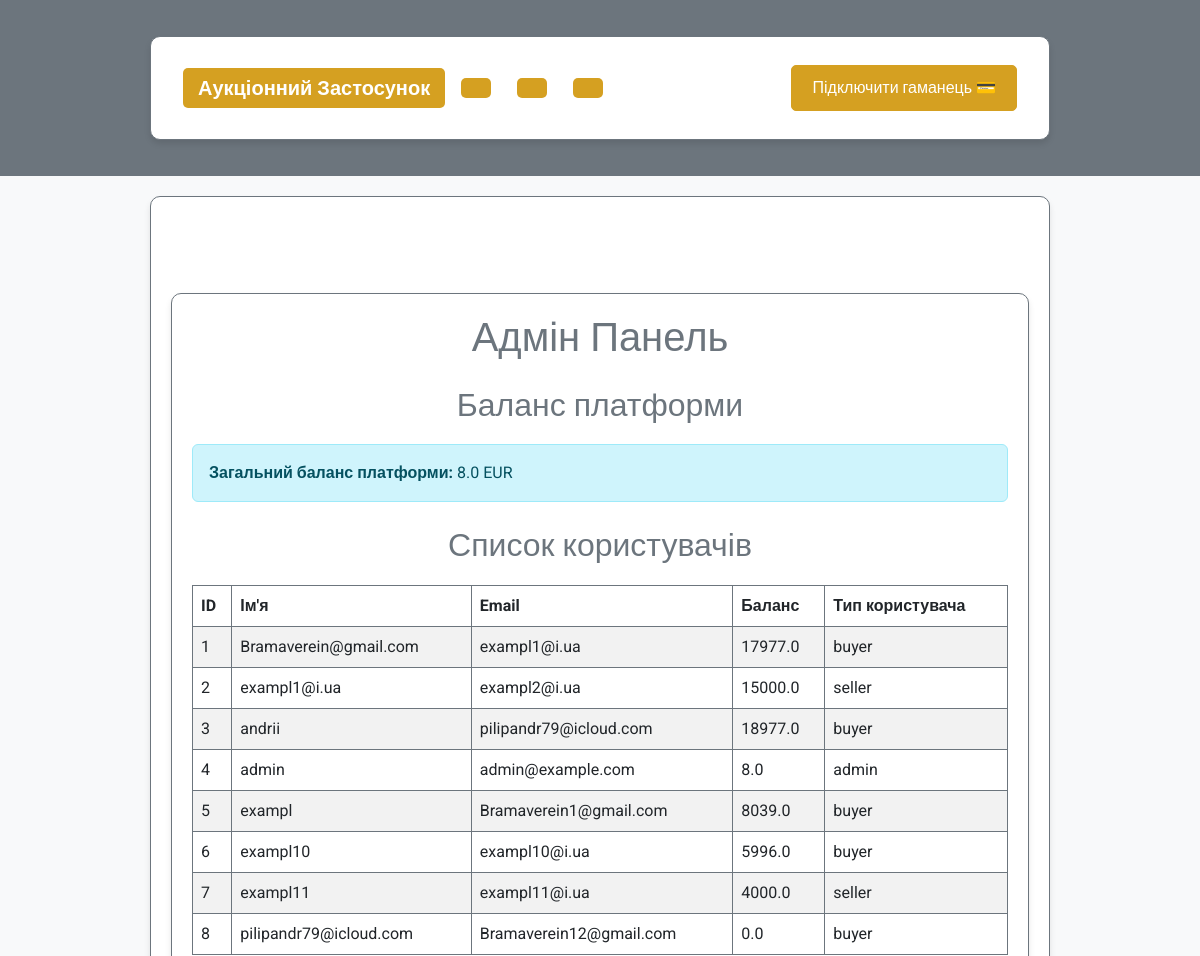
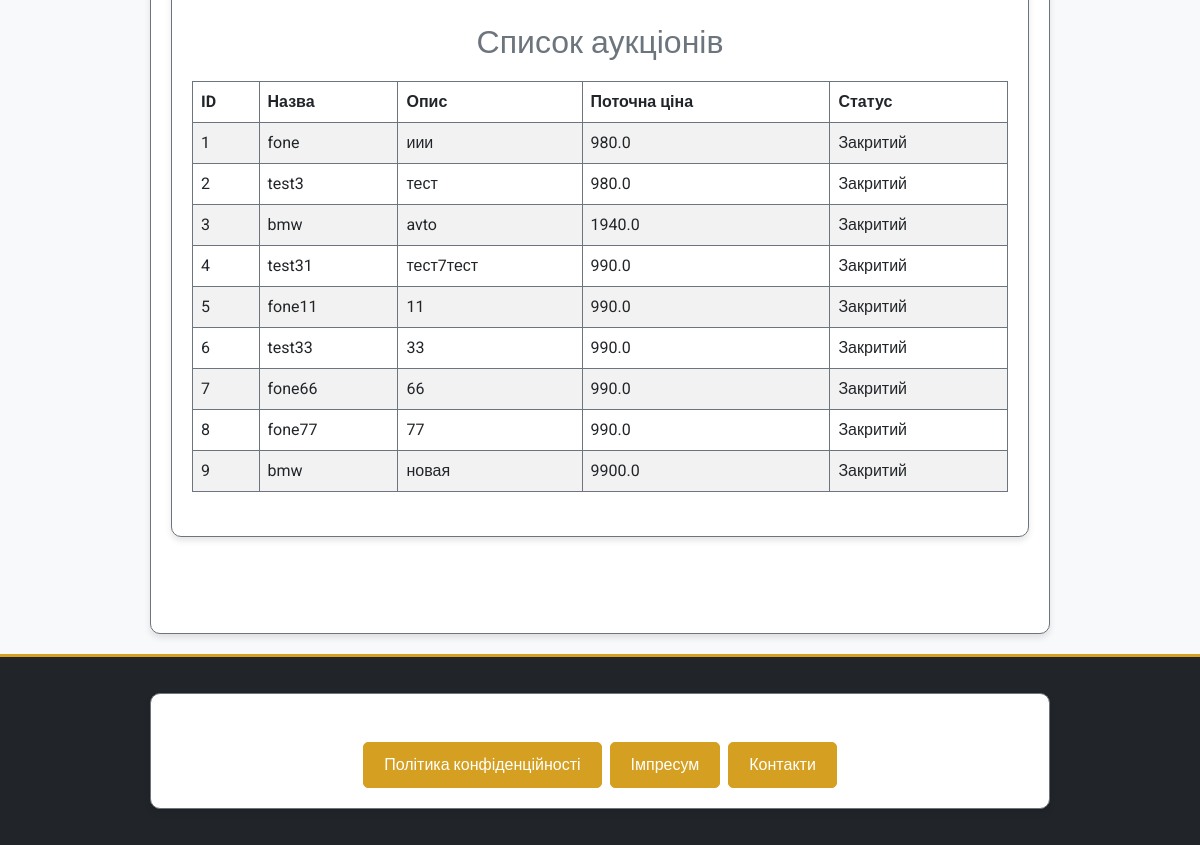
Page /admin/dashboard (signed in) on the earlier database version (2 pictures, top to bottom).
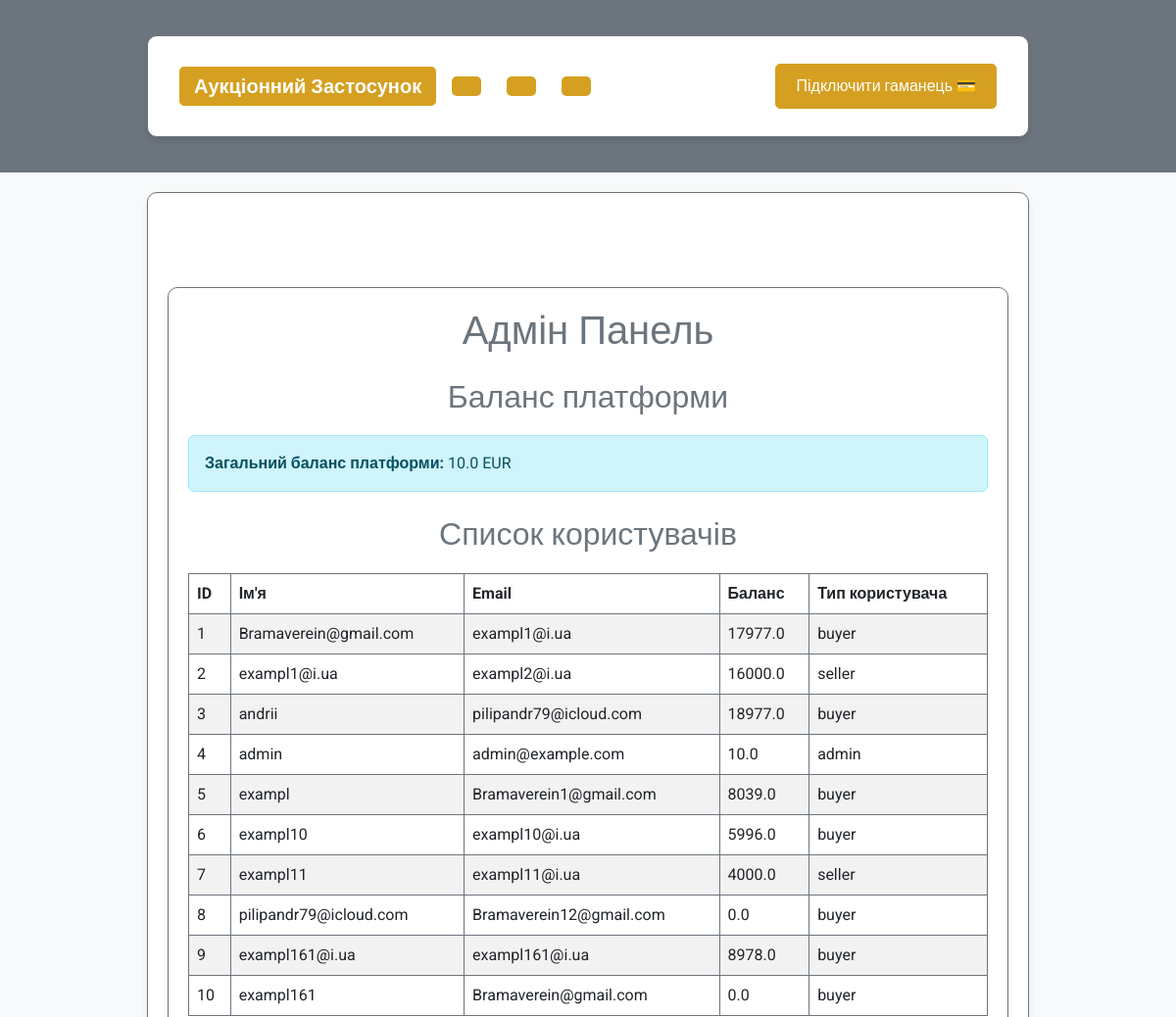
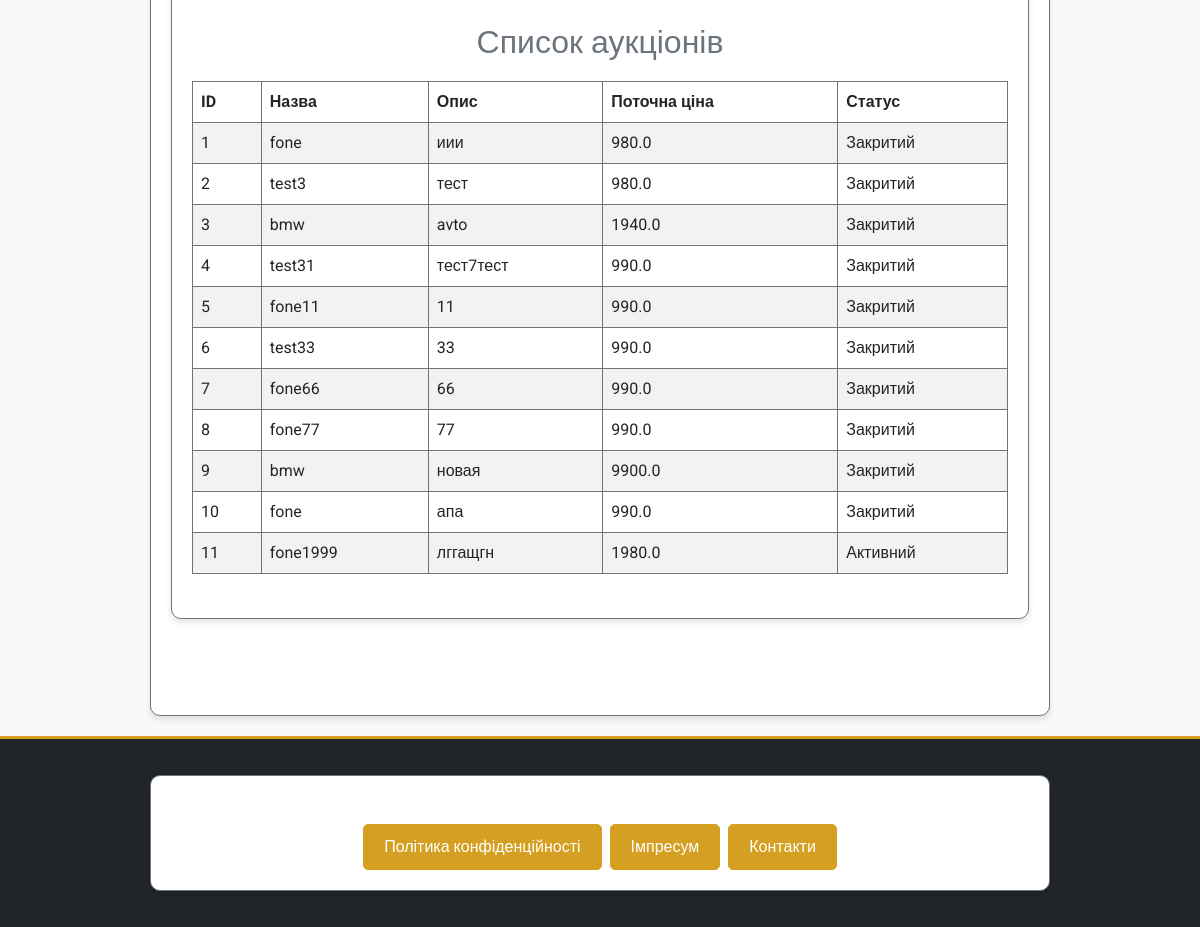
Same page on the later database version (2 pictures, top to bottom).
### app/models/user.py (models this page shows, shortened)
class User(UserMixin, db.Model):
    __tablename__ = 'users'
    id = db.Column(db.Integer, primary_key=True)
    username = db.Column(db.String(80), nullable=False, unique=True)
    email = db.Column(db.String(120), nullable=False, unique=True)
    password_hash = db.Column(db.String(128), nullable=False)
    balance = db.Column(db.Float, default=0.0)
    platform_balance = db.Column(db.Float, default=0.0)  # Баланс платформи
    user_type = db.Column(db.String(10), nullable=False)  # "buyer", "seller", "admin"
    is_admin = db.Column(db.Boolean, default=False)  # Поле для адміністратора
    wallet_address = db.Column(db.String(42), nullable=True)  # Адреса криптогаманця
    auctions_created = db.relationship('Auction', foreign_keys='Auction.seller_id', backref='seller', lazy=True)
    auctions_won = db.relationship('Auction', foreign_keys='Auction.winner_id', backref='winner', lazy=True)
    auction_participations = db.relationship('AuctionParticipant', back_populates='user', lazy=True)

### app/models/auction.py (models this page shows, shortened)
class Auction(db.Model):
    __tablename__ = 'auctions'
    id = db.Column(db.Integer, primary_key=True)
    title = db.Column(db.String(255), nullable=False)
    description = db.Column(db.Text, nullable=False)
    starting_price = db.Column(db.Float, nullable=False)
    current_price = db.Column(db.Float, nullable=False)
    seller_id = db.Column(db.Integer, db.ForeignKey('users.id'), nullable=False)
    total_participants = db.Column(db.Integer, default=0, nullable=False)
    is_active = db.Column(db.Boolean, default=True, nullable=False)
    winner_id = db.Column(db.Integer, db.ForeignKey('users.id'), nullable=True)
    total_earnings = db.Column(db.Float, default=0.0, nullable=False)
    created_at = db.Column(db.DateTime, default=db.func.now(), nullable=False)
    updated_at = db.Column(db.DateTime, default=db.func.now(), onupdate=db.func.now(), nullable=False)
    photos = db.Column(JSON, default=list)  # Поле для зберігання шляхів до фото у форматі JSON
    participants = relationship(
        'AuctionParticipant', back_populates='auction', cascade='all, delete-orphan', lazy='dynamic'
    )

### app/routes/admin_routes.py (the view)
@admin_bp.route('/dashboard', methods=['GET'])
@login_required
def admin_dashboard():
    if not current_user.is_admin:
        return "Доступ заборонено", 403
    users = User.query.all()
    auctions = Auction.query.all()
    admin_balance = current_user.balance  # Поточний баланс адміністратора
    return render_template('admin/dashboard.html',
                           users=users,
                           auctions=auctions,
                           admin_balance=admin_balance)

### app/templates/admin/dashboard.html (shortened to what this page needs)
{% extends "base.html" %}
{% block content %}
<div class="container my-5">
    <h1 class="text-center text-secondary">Адмін Панель</h1>
    <section class="my-4">
        <h2 class="text-secondary">Баланс платформи</h2>
        <div class="alert alert-info">
            <strong>Загальний баланс платформи:</strong> {{ admin_balance }} EUR
        </div>
    </section>
    <section class="my-4">
        <h2 class="text-secondary">Список користувачів</h2>
        <table class="table table-striped">
            <thead>
                <tr>
                    <th>ID</th>
                    <th>Ім'я</th>
                    <th>Email</th>
                    <th>Баланс</th>
                    <th>Тип користувача</th>
                </tr>
            </thead>
            <tbody>
                {% for user in users %}
                <tr>
                    <td>{{ user.id }}</td>
                    <td>{{ user.username }}</td>
                    <td>{{ user.email }}</td>
                    <td>{{ user.balance }}</td>
                    <td>{{ user.user_type }}</td>
                </tr>
                {% endfor %}
            </tbody>
        </table>
    </section>
    <section class="my-4">
        <h2 class="text-secondary">Список аукціонів</h2>
        <table class="table table-striped">
            <thead>
                <tr>
                    <th>ID</th>
                    <th>Назва</th>
                    <th>Опис</th>
                    <th>Поточна ціна</th>
                    <th>Статус</th>
                </tr>
            </thead>
            <tbody>
                {% for auction in auctions %}
                <tr>
                    <td>{{ auction.id }}</td>
                    <td>{{ auction.title }}</td>
                    <td>{{ auction.description }}</td>
                    <td>{{ auction.current_price }}</td>
                    <td>{{ 'Активний' if auction.is_active else 'Закритий' }}</td>
                </tr>
                {% endfor %}
            </tbody>
        </table>
    </section>
</div>
{% endblock %}

### app/templates/base.html (shortened to what this page needs)
<!DOCTYPE html>
<html lang="uk">
<head>
    <link href="https://cdn.jsdelivr.net/npm/bootstrap@5.3.0/dist/css/bootstrap.min.css" rel="stylesheet">
    <link rel="stylesheet" href="{{ url_for('static', filename='css/custom.css') }}">
</head>
<body class="bg-light text-dark" style="font-family: 'Roboto', sans-serif;">
    <header class="bg-secondary text-white py-3">
        <div class="container">
            <nav class="navbar navbar-expand-lg navbar-dark">
                <div class="container-fluid">
                    <a class="navbar-brand fw-bold" href="/">Аукціонний Застосунок</a>
                    <div class="d-flex align-items-center w-100 justify-content-between">
                        <div class="d-flex gap-3">
                            <a href="#" class="text-white fs-4" title="Telegram"></a>
                            <a href="#" class="text-white fs-4" title="Facebook"></a>
                            <a href="#" class="text-white fs-4" title="Instagram"></a>
                        </div>
                        <div class="d-flex align-items-center ms-3">
                            {% if current_user.is_authenticated %}
                                {% if current_user.wallet_address %}
                                    <div class="wallet-widget d-flex align-items-center bg-white px-2 py-1 rounded shadow-sm" style="gap: 8px;">
                                        <span style="font-size: 1.2em; color: #28a745;">&#128179;</span>
                                        <span id="wallet-address-short" class="fw-bold text-dark" style="cursor:pointer;" title="Скопіювати адресу">
                                            {{ current_user.wallet_address[:6] }}...{{ current_user.wallet_address[-4:] }}
                                        </span>
                                        <span id="wallet-copy-status" class="text-success small ms-1" style="display:none;">Скопійовано!</span>
                                    </div>
                                    {% if user_discount is not none %}
                                        <div class="ms-2 small text-success fw-bold" style="white-space:nowrap;">
                                            Знижка за токен: <span style="color:#d5a021;">-{{ user_discount }}%</span>
                                        </div>
                                    {% endif %}
                                {% else %}
                                    <button onclick="connectWallet()" class="btn btn-outline-warning btn-sm ms-2">Підключити гаманець &#128179;</button>
                                {% endif %}
                            {% endif %}
                        </div>
                    </div>
                </div>
            </nav>
        </div>
    </header>
    <main class="container py-5">
        {% block content %}{% endblock %}
    </main>
    <footer class="bg-dark text-white py-3 mt-auto">
        <div class="container text-center">
            <p class="mb-1">&copy; 2024 Аукціонний Застосунок. Всі права захищені.</p>
            <div class="mb-0 d-flex justify-content-center gap-2">
                <a href="{{ url_for('main.privacy') }}" class="btn btn-outline-warning btn-sm">Політика конфіденційності</a>
                <a href="{{ url_for('main.impressum') }}" class="btn btn-outline-warning btn-sm">Імпресум</a>
                <a href="{{ url_for('main.contacts') }}" class="btn btn-outline-warning btn-sm">Контакти</a>
            </div>
        </div>
    </footer>
</body>
</html>

### app/static/css/custom.css (style rules this page uses)
:root { --main-bg: #fef6e4; --main-color: #d5a021; --secondary-color: #a47449; --neutral-gray: #6c757d; --text-color: #3d3d3d; }
body { font-family: 'Roboto', sans-serif; background-color: var(--main-bg); color: var(--text-color); margin: 0; padding: 0; }
h1, h2, h3 { color: var(--main-color); text-align: center; margin-bottom: 20px; }
.container { max-width: 900px; margin: 20px auto; padding: 20px; background-color: #fff; border: 1px solid var(--neutral-gray); border-radius: 10px; box-shadow: 0 4px 6px rgba(0, 0, 0, 0.1); }
button, .btn { background-color: var(--main-color); border: none; color: #fff; font-size: 16px; padding: 10px 20px; border-radius: 5px; cursor: pointer; transition: background-color 0.3s ease; }
.btn-outline-warning { color: #fff !important; background-color: var(--main-color) !important; border: 1.5px solid var(--main-color) !important; }
table { width: 100%; border-collapse: collapse; margin: 20px 0; }
table th, table td { padding: 10px; text-align: left; border: 1px solid var(--neutral-gray); }
table th { background-color: var(--main-color); color: #fff; }
a { color: var(--main-color); text-decoration: none; }
nav a { padding: 10px 15px; display: inline-block; border-radius: 5px; margin-right: 10px; background-color: var(--main-color); color: #fff; }
footer { text-align: center; padding: 20px; background-color: var(--neutral-gray); color: #fff; margin-top: 20px; border-top: 3px solid var(--main-color); }

Differences in the rows shown:
changed User "admin": balance "8.0" → "10.0"
changed User "exampl2@i.ua": balance "15000.0" → "16000.0"
added User: id "9", username "exampl161@i.ua", email "exampl161@i.ua", balance "8978.0", user_type "buyer"
added User: id "10", username "exampl161", email "Bramaverein@gmail.com", balance "0.0", user_type "buyer"
added Auction: id "10", title "fone", description "апа", current_price "990.0", is_active "Закритий"
added Auction: id "11", title "fone1999", description "лггащгн", current_price "1980.0", is_active "Активний"
